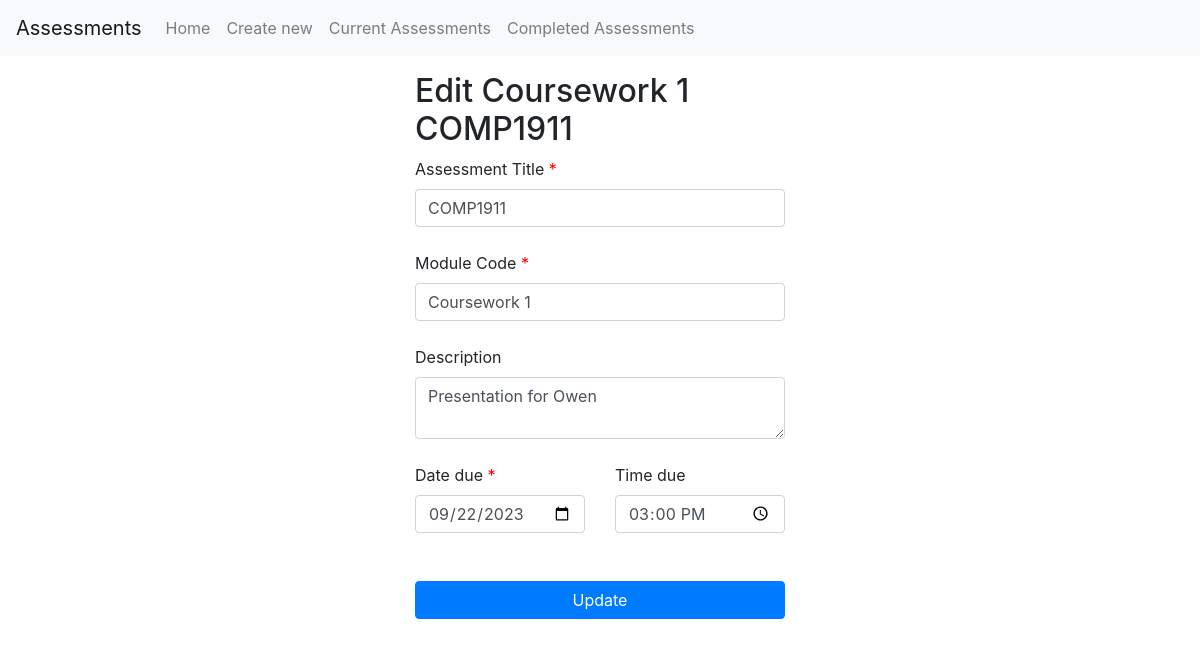
Page /edit/4 on the earlier database version.
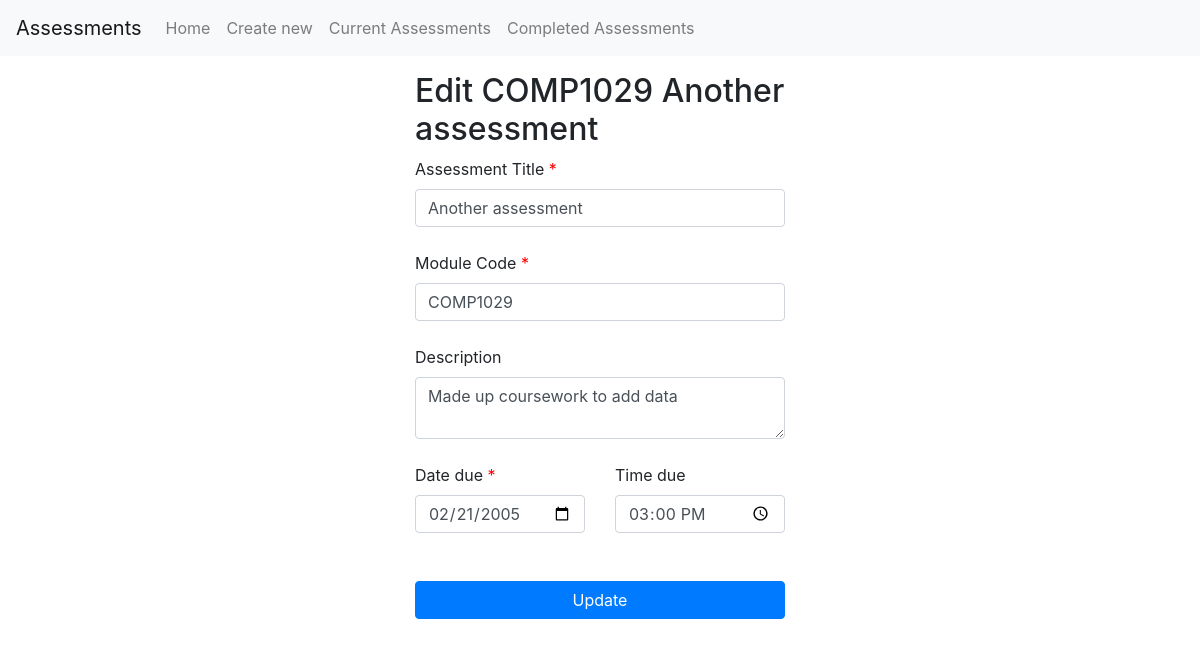
Same page on the later database version.
### app/models.py (models this page shows)
class Assessment(db.Model):
    id = db.Column(db.Integer, primary_key=True)
    title = db.Column(db.String(80), nullable=False)
    module = db.Column(db.String(10), nullable=False)
    deadline = db.Column(db.DateTime)
    description = db.Column(db.String(500))
    completed = db.Column(db.Boolean, default=False)

### app/views.py (the view, shortened to what this page needs)
@app.route('/edit', methods=['GET', 'POST'])
@app.route('/edit/<int:assessmentId>', methods=['GET', 'POST'])
def editAssessment(assessmentId=None):
    if assessmentId == None:
        return redirect("/")
    assessment = db.session.execute(db.select(Assessment).filter_by(id=assessmentId)).scalar()
    assessment_data = {
        "title": assessment.title,
        "module": assessment.module,
        "description": assessment.description,
        "dueDate": assessment.deadline.date(),
        "dueTime": assessment.deadline.time()
    }
    form = AssessmentForm(data=assessment_data)
    return render_template("assessmentForm.html",
                           title="Edit Assessment",
                           action="edit", # can be (create, edit)
                           assessment=formatAssessment(assessment),
                           form=form
                           )

### app/forms.py
class AssessmentForm(FlaskForm):
    title = StringField("Assessment Title", validators=[DataRequired()])
    module = StringField("Module Code", validators=[DataRequired()])
    description = TextAreaField("Description")
    dueDate = DateField("Date due", validators=[DataRequired()])
    dueTime = TimeField("Time due", default=datetime.time(0, 0))

### app/views.py (called while the page is built)
def formatAssessment(assessment):
    return {
            "id": assessment.id,
            "title": assessment.title,
            "module": assessment.module,
            "description": assessment.description,
            "dueDate": assessment.deadline.strftime("%d/%m/%Y"),
            "dueTime": assessment.deadline.strftime("%H:%M"),
            "completed": assessment.completed
        }

### app/templates/assessmentForm.html
{% extends "base.html" %} {% macro required() -%}
<span style="color: red"> *</span>
{%- endmacro %} {% block content %}
<div class="container-fluid">
  <div class="row">
    <div class="col-12 col-md-3 col-xl-4"></div>
    <div class="col-12 col-md-6 col-xl-4">
      {% if action=="create" %}
      <h2>Create a new Assessment</h2>
      {% else %}
      <h2>Edit {{ assessment.module }} {{ assessment.title }}</h2>
      {% endif %}
      <form action="" method="post" name="assessmentForm">
        {{ form.hidden_tag() }} {{ form.title.label}} {{ required() }} {{
        form.title(class_='form-control') }}
        <br />
        {{ form.module.label }} {{ required() }} {{
        form.module(class_='form-control')}}
        <br />
        {{ form.description.label}} {{ form.description(class_='form-control')}}
        <br />
        <div class="row">
          <div class="col-6">
            {{ form.dueDate.label }} {{ required() }} {{
            form.dueDate(class_='form-control') }}
          </div>
          <div class="col-6">
            {{ form.dueTime.label }} {{ form.dueTime(class='form-control') }}
          </div>
        </div>
        <br /><br />
        <input type="submit" value="{% if action=="create" %}Create{% else
        %}Update{% endif %}" class="btn btn-primary btn-block" />
      </form>
    </div>
  </div>
</div>
{% endblock content %}

Differences in the rows shown:
changed Assessment: module "Coursework 1" → "COMP1029"; title "COMP1911" → "Another assessment"; description "Presentation for Owen" → "Made up coursework to add data"
Other differences:
form field dueDate: "09/22/2023" → "02/21/2005"
